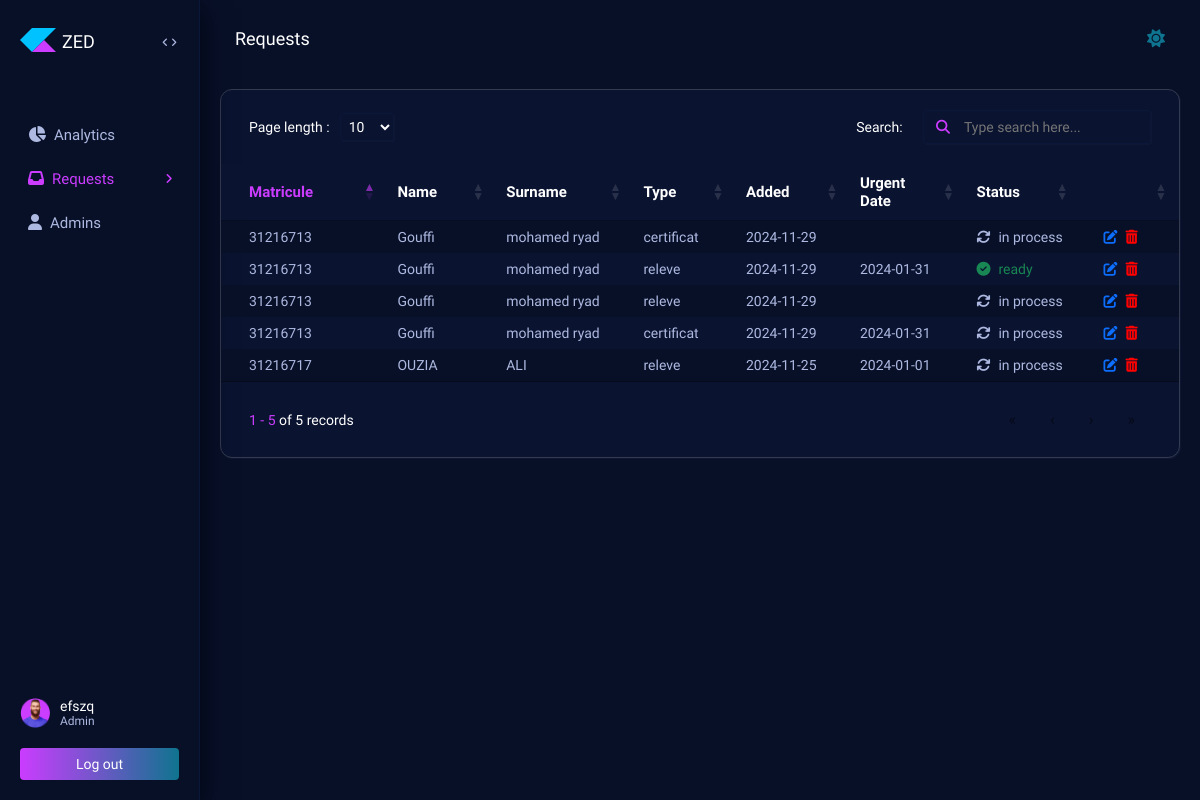
Screenshot of /requests.php (signed in) with the database file from the repository.
### tables this page shows
CREATE TABLE `user_table` (
  `id` bigint(20) UNSIGNED NOT NULL,
  `matricule` bigint(20) NOT NULL,
  `password` varchar(1000) NOT NULL,
  `name` varchar(255) NOT NULL,
  `surname` varchar(255) NOT NULL,
  `styear` int(11) NOT NULL
);

CREATE TABLE `demandes` (
  `id` bigint(20) UNSIGNED NOT NULL,
  `typefichier` varchar(255) NOT NULL,
  `addon` date NOT NULL,
  `email` varchar(255) DEFAULT NULL,
  `numerotlfn` varchar(255) DEFAULT NULL,
  `descriptions` varchar(255) DEFAULT NULL,
  `urgent` tinyint(1) DEFAULT NULL,
  `urgentdate` date DEFAULT NULL,
  `observation` varchar(255) DEFAULT NULL,
  `statu` varchar(100) NOT NULL,
  `foreign_key` int(11) NOT NULL
);

### php/admins.php (called while the page is built, shortened)
<?php
class Admins {
    private $conn;
    private $table = 'admins';
    public function __construct($db) {
        $this->conn = $db;
    }
    public function admin_data($email) {
        $sql = $this->conn->prepare("SELECT * FROM {$this->table} WHERE email = ?");
        $sql->bindParam(1, $email, PDO::PARAM_STR);
        $sql->execute();
        $result = $sql->fetch(PDO::FETCH_ASSOC);
        return $result;
    }
}
?>

### php/demandes.php (called while the page is built, shortened)
<?php
class Demandes {
    private $conn;
    public function __construct($db) {
        $this->conn = $db;
    }
    public function all_demandes($level) {
        $query = "SELECT
        user_table.matricule,
        user_table.name,
        user_table.surname,
        demandes.id,
        demandes.typefichier,
        demandes.addon,
        demandes.email,
        demandes.numerotlfn,
        demandes.observation,
        demandes.urgentdate,
        demandes.statu
        FROM user_table
        JOIN demandes ON user_table.matricule = demandes.foreign_key";
        $sql = $this->conn->prepare($query);
        $sql->execute();
        $result = $sql->fetchAll(PDO::FETCH_ASSOC);
        return $result;
    }
}
?>

### requests.php (the view, shortened to what this page needs)
<?php
    require 'php/demandes.php';
    require 'php/admins.php';
    $db = new Database();
    $dbconn = $db->connect();
    $demandes = new Demandes($dbconn);
?>
<!DOCTYPE html>
<html lang="en">
<head>
    <link href="css/normalize.css" rel="stylesheet" />
    <link rel="stylesheet" href="libs/bootstrapv5/bootstrap.min.css">
    <link href="css/all.min.css" rel="stylesheet" />
    <link href="css/global.css" rel="stylesheet" />
    <link rel="stylesheet" href="libs/datatable/dataTables.css">
    <link rel="stylesheet" href="css/sidemenu.css">
    <link rel="stylesheet" href="css/requests.css">
</head>
<body class="d-flex">
    <div class="side-menu" id="side-menu">
        <div class="header">
            <div class="logo">
                <a href=""><img src="picts/newlogo.svg" alt=""></a>
                <span>ZED</span>
            </div>
            <div class="minimize" id="minimize">
                <i class="fa-solid fa-angle-left"></i>
                <i class="fa-solid fa-angle-right"></i>
            </div>
        </div>
        <nav>
            <ul class="nav-header">
                <a  href="analytics.php">
                    <li>
                        <i class="fa-solid fa-chart-pie"></i><span>Analytics</span>
                    </li>
                </a>
                <a class="extend active" data-val="requests">
                    <li>
                        <i class="fa-solid fa-inbox"></i><span>Requests</span>
                        <i class="fa-solid fa-angle-right"></i>
                    </li>
                </a>
                <a href="adminsgestion.php"><li><i class="fa-solid fa-user"></i><span>Admins</span></li></a>
            </ul>
            <div class="nav-footer">
                <div id="admin" class="admin">
                    <img src="picts/user.png" alt="">
                    <div class="coords">
                    <?php
                            $dbconn = $db->connect();
                            $admin = new Admins($dbconn);
                            $result = $admin->admin_data($_SESSION["email"]);
                            echo "<span>$result[fullname]</span>";
                        ?>
                        <span>Admin</span>
                    </div>
                </div>
                <a class="logout" href="php/logout.php?admin=1"><i class="fa-solid fa-arrow-right-from-bracket"></i><span>Log out</span></a>
            </div>
        </nav>
    </div>
    <main>
        <div class="header">
            <span>Requests</span>
            <i class="fa-solid fa-sun"></i>
        </div>
        <div class="all">
            <table id="tablerequest">
                <thead>
                    <tr>
                        <th>Matricule</th>
                        <th>Name</th>
                        <th>Surname</th>
                        <th>Type</th>
                        <th>Added</th>
                        <th>Urgent Date</th>
                        <th>Status</th>
                        <th></th>
                    </tr>
                </thead>
                <tbody>
                    <?php
                        $result = $demandes->all_demandes($_GET["level"]);
                        foreach($result as $key=>$value){
                            echo "<tr data-request-id='$value[id]'>";
                            foreach($value as $k=>$val){
                                if($k==="id"){
                                    continue;
                                }
                                else if($k==="statu"){
                                    switch ($val) {
                                        case 'ready':
                                            echo "<td class='text-success'><i class=' fa-solid fa-circle-check'></i><span>ready</span></td>";
                                            break;
                                        default:
                                            echo '<td ><i class=" fa-solid fa-arrows-rotate"></i><span>in process</span></td>';
                                            break;
                                    }
                                }
                                else{
                                    echo "<td>$val</td>";
                                }
                            };
                            echo "<td>
                                    <div class=\"options\">
                                        <i data-bs-toggle=\"modal\" data-bs-target=\"#editRequest\" class=\"fa-solid text-primary fa-pen-to-square\"></i>
                                        <i data-bs-toggle=\"modal\" data-bs-target=\"#deleteRequest\" class=\"fa-solid fa-trash-can\"></i>
                                    </div>
                                </td>";
                            echo "</tr>";
                        }
                    ?>
                </tbody>
            </table>
        </div>
    </main>
</body>
</html>

### css/global.css (style rules this page uses)
* { box-sizing: border-box; margin: 0; padding: 0; }
:root { --prime-color: #0f748f; --second-color: #00c7fc; --mediafire: #0077FF; --notion-one: #202020; --notion-two: #191919; --onelove: #161515; --logo1: #00C7FC; --logo2: #0F748F; --bg-color: #081028; --gray:#AEB9E1; --logo3:#CB3CFF; --bg-secondary:#0A1330; --white:white; --border:#343B4F; }
html { scroll-behavior: smooth; }
body { line-height: initial; }
ul { padding: 0px; margin: 0px; }
ul { list-style: none; }
a { text-decoration: none; color: inherit; }

### libs/datatable/dataTables.css (style rules this page uses)
:root { --dt-row-selected: 13, 110, 253; --dt-row-selected-text: 255, 255, 255; --dt-row-selected-link: 9, 10, 11; --dt-row-stripe: 0, 0, 0; --dt-row-hover: 0, 0, 0; --dt-column-ordering: 0, 0, 0; --dt-html-background: white; }
table.dataTable thead > tr > th.dt-orderable-asc, table.dataTable thead > tr > th.dt-orderable-desc, table.dataTable thead > tr > th.dt-ordering-asc, table.dataTable thead > tr > th.dt-ordering-desc, table.dataTable thead > tr > td.dt-orderable-asc, table.dataTable thead > tr > td.dt-orderable-desc, table.dataTable thead > tr > td.dt-ordering-asc, table.dataTable thead > tr > td.dt-ordering-desc { position: relative; padding-right: 30px; }
table.dataTable thead > tr > th.dt-orderable-asc, table.dataTable thead > tr > th.dt-orderable-desc, table.dataTable thead > tr > td.dt-orderable-asc, table.dataTable thead > tr > td.dt-orderable-desc { cursor: pointer; }
table.dataTable th, table.dataTable td { box-sizing: border-box; }
table.dataTable th.dt-type-numeric, table.dataTable th.dt-type-date, table.dataTable td.dt-type-numeric, table.dataTable td.dt-type-date { text-align: right; }
table.dataTable thead th, table.dataTable thead td, table.dataTable tfoot th, table.dataTable tfoot td { text-align: left; }
table.dataTable { width: 100%; margin: 0 auto; border-spacing: 0; }
table.dataTable thead th, table.dataTable tfoot th { font-weight: bold; }
table.dataTable > thead > tr > th, table.dataTable > thead > tr > td { padding: 10px; border-bottom: 1px solid rgba(0, 0, 0, 0.3); }
table.dataTable > tbody > tr { background-color: transparent; }
table.dataTable > tbody > tr:first-child > * { border-top: none; }
table.dataTable > tbody > tr:last-child > * { border-bottom: none; }
table.dataTable > tbody > tr > th, table.dataTable > tbody > tr > td { padding: 8px 10px; }
div.dt-container div.dt-layout-full > *:only-child { margin-left: auto; margin-right: auto; }
div.dt-container.dt-empty-footer tbody > tr:last-child > * { border-bottom: 1px solid rgba(0, 0, 0, 0.3); }

### css/requests.css (style rules this page uses)
main { padding: 28px 20px; color: var(--gray); }
main .header { display: flex; justify-content: space-between; align-items: center; padding: 0px 15px; color: white; margin-bottom: 40px; }
main .header span { font-size: 18px; user-select: none; }
main .header i { font-size: 18px; cursor: pointer; color: var(--logo2); }
main .all { background-color: var(--bg-secondary); border-radius: 12px; box-shadow: 1px 1px 1px 0px #101934; border: solid 0.6px #343B4F; }
.dt-type-numeric ,.dt-type-date { text-align: start !important; }
main table { display: none; }
main table thead { color: white; font-size: 15px; background-color: var(--bg-secondary); }
main table th[aria-sort] { color: var(--logo3); }
main table tbody { font-size: 14px; }
main table tbody td:first-of-type, main table thead th:first-of-type { padding-left: 28px; }
main table tbody td:last-of-type,main table thead th:last-of-type { padding-right: 28px; }
main table tbody tr:nth-child(odd) { background-color: var(--bg-color); }
main tbody tr td i { cursor: pointer; }
main tbody .fa-circle-check, main tbody .fa-arrows-rotate, main tbody .fa-circle-xmark { margin-right: 8px !important; cursor: initial; }
main tbody tr td i.fa-trash-can { color: red; margin-left: 8px; }
main table tbody div.options { display: flex; align-items: center; justify-content: center; }

### rows the page displays
user_table: matricule "31216713", name "Gouffi", surname "mohamed ryad", demandes.typefichier "certificat", demandes.addon "2024-11-29", demandes.typefichier "releve", demandes.urgentdate "2024-01-31"
user_table: matricule "31216717", name "OUZIA", surname "ALI", demandes.typefichier "releve", demandes.addon "2024-11-25", demandes.urgentdate "2024-01-01"

### other values shown
$result[fullname] "efszq"
